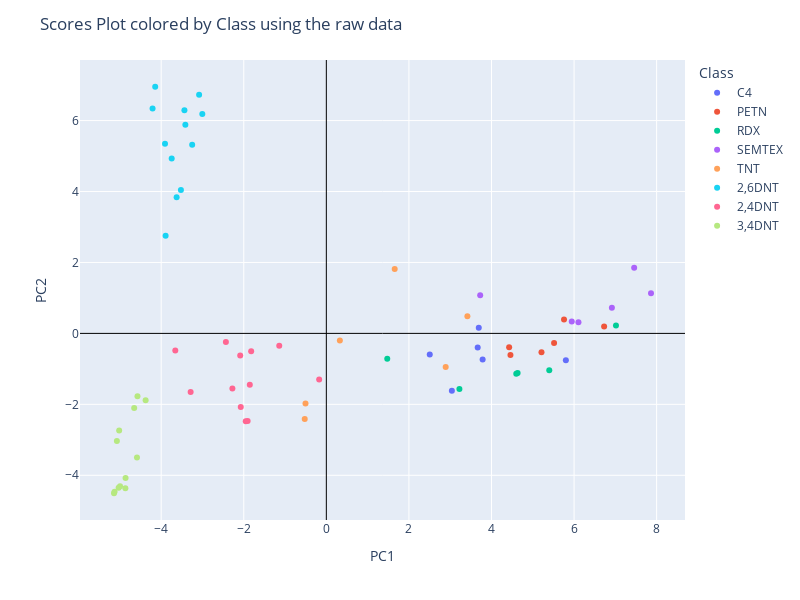

Notebook code cell kept with this figure:
### Code cell
# View the scores plot using plotly library
fig = px.scatter(scores, x="PC1", y="PC2", color="Class", hover_data=['Class'], hover_name=scores.index)
fig.update_xaxes(zeroline=True, zerolinewidth=1, zerolinecolor='Black')
fig.update_yaxes(zeroline=True, zerolinewidth=1, zerolinecolor='Black')
fig.update_layout(
    height=600,
    width=800,
    title_text='Scores Plot colored by Class using the raw data')
fig.show()

### Figure 1 — Plotly figure (JSON) as saved in the notebook; plotly's stock layout.template omitted (floating-point values rounded to 4 significant figures)
{"data": [{"customdata": [["C4"], ["C4"], ["C4"], ["C4"], ["C4"], ["C4"]], "hovertemplate": "<b>%{hovertext}</b><br><br>Class=%{customdata[0]}<br>PC1=%{x}<br>PC2=%{y}<extra></extra>", "hovertext": ["C4_7", "C4_8", "C4_9", "C4_10", "C4_11", "C4_12"], "legendgroup": "C4", "marker": {"color": "#636efa", "symbol": "circle"}, "mode": "markers", "name": "C4", "orientation": "v", "showlegend": true, "type": "scatter", "x": [3.04, 5.801, 3.692, 3.666, 2.505, 3.785], "xaxis": "x", "y": [-1.614, -0.7559, 0.1593, -0.3996, -0.5969, -0.7375], "yaxis": "y"}, {"customdata": [["PETN"], ["PETN"], ["PETN"], ["PETN"], ["PETN"], ["PETN"]], "hovertemplate": "<b>%{hovertext}</b><br><br>Class=%{customdata[0]}<br>PC1=%{x}<br>PC2=%{y}<extra></extra>", "hovertext": ["PETN_10", "PETN_11", "PETN_12", "PETN_13", "PETN_14", "PETN_15"], "legendgroup": "PETN", "marker": {"color": "#EF553B", "symbol": "circle"}, "mode": "markers", "name": "PETN", "orientation": "v", "showlegend": true, "type": "scatter", "x": [4.427, 5.757, 4.459, 6.728, 5.211, 5.516], "xaxis": "x", "y": [-0.3895, 0.3913, -0.6121, 0.196, -0.5338, -0.2691], "yaxis": "y"}, {"customdata": [["RDX"], ["RDX"], ["RDX"], ["RDX"], ["RDX"], ["RDX"]], "hovertemplate": "<b>%{hovertext}</b><br><br>Class=%{customdata[0]}<br>PC1=%{x}<br>PC2=%{y}<extra></extra>", "hovertext": ["RDX_9", "RDX_10", "RDX_11", "RDX_12", "RDX_13", "RDX_14"], "legendgroup": "RDX", "marker": {"color": "#00cc96", "symbol": "circle"}, "mode": "markers", "name": "RDX", "orientation": "v", "showlegend": true, "type": "scatter", "x": [7.015, 1.475, 4.632, 4.6, 3.223, 5.399], "xaxis": "x", "y": [0.2237, -0.7119, -1.119, -1.139, -1.569, -1.041], "yaxis": "y"}, {"customdata": [["SEMTEX"], ["SEMTEX"], ["SEMTEX"], ["SEMTEX"], ["SEMTEX"], ["SEMTEX"]], "hovertemplate": "<b>%{hovertext}</b><br><br>Class=%{customdata[0]}<br>PC1=%{x}<br>PC2=%{y}<extra></extra>", "hovertext": ["SEMTEX_10", "SEMTEX_11", "SEMTEX_12", "SEMTEX_13", "SEMTEX_14", "SEMTEX_15"], "legendgroup": "SEMTEX", "marker": {"color": "#ab63fa", "symbol": "circle"}, "mode": "markers", "name": "SEMTEX", "orientation": "v", "showlegend": true, "type": "scatter", "x": [6.106, 5.944, 6.916, 7.863, 7.456, 3.726], "xaxis": "x", "y": [0.3123, 0.3348, 0.7256, 1.133, 1.848, 1.077], "yaxis": "y"}, {"customdata": [["TNT"], ["TNT"], ["TNT"], ["TNT"], ["TNT"], ["TNT"]], "hovertemplate": "<b>%{hovertext}</b><br><br>Class=%{customdata[0]}<br>PC1=%{x}<br>PC2=%{y}<extra></extra>", "hovertext": ["TNT_8", "TNT_9", "TNT_10", "TNT_11", "TNT_12", "TNT_13"], "legendgroup": "TNT", "marker": {"color": "#FFA15A", "symbol": "circle"}, "mode": "markers", "name": "TNT", "orientation": "v", "showlegend": true, "type": "scatter", "x": [0.3273, 2.891, -0.5238, 3.417, 1.656, -0.5048], "xaxis": "x", "y": [-0.2009, -0.9501, -2.417, 0.4804, 1.813, -1.975], "yaxis": "y"}, {"customdata": [["2,6DNT"], ["2,6DNT"], ["2,6DNT"], ["2,6DNT"], ["2,6DNT"], ["2,6DNT"], ["2,6DNT"], ["2,6DNT"], ["2,6DNT"], ["2,6DNT"], ["2,6DNT"], ["2,6DNT"]], "hovertemplate": "<b>%{hovertext}</b><br><br>Class=%{customdata[0]}<br>PC1=%{x}<br>PC2=%{y}<extra></extra>", "hovertext": ["2,6DNT_1", "2,6DNT_2", "2,6DNT_3", "2,6DNT_4", "2,6DNT_5", "2,6DNT_6", "2,6DNT_7", "2,6DNT_8", "2,6DNT_9", "2,6DNT_10", "2,6DNT_11", "2,6DNT_12"], "legendgroup": "2,6DNT", "marker": {"color": "#19d3f3", "symbol": "circle"}, "mode": "markers", "name": "2,6DNT", "orientation": "v", "showlegend": true, "type": "scatter", "x": [-3.893, -3.415, -3.004, -3.522, -4.145, -3.907, -3.249, -3.626, -3.437, -3.082, -3.746, -4.209], "xaxis": "x", "y": [2.752, 5.881, 6.188, 4.044, 6.954, 5.345, 5.318, 3.839, 6.291, 6.729, 4.929, 6.337], "yaxis": "y"}, {"customdata": [["2,4DNT"], ["2,4DNT"], ["2,4DNT"], ["2,4DNT"], ["2,4DNT"], ["2,4DNT"], ["2,4DNT"], ["2,4DNT"], ["2,4DNT"], ["2,4DNT"], ["2,4DNT"], ["2,4DNT"]], "hovertemplate": "<b>%{hovertext}</b><br><br>Class=%{customdata[0]}<br>PC1=%{x}<br>PC2=%{y}<extra></extra>", "hovertext": ["2,4DNT_1", "2,4DNT_2", "2,4DNT_3", "2,4DNT_4", "2,4DNT_5", "2,4DNT_6", "2,4DNT_7", "2,4DNT_8", "2,4DNT_9", "2,4DNT_10", "2,4DNT_11", "2,4DNT_12"], "legendgroup": "2,4DNT", "marker": {"color": "#FF6692", "symbol": "circle"}, "mode": "markers", "name": "2,4DNT", "orientation": "v", "showlegend": true, "type": "scatter", "x": [-1.854, -2.073, -1.906, -1.821, -1.952, -0.1736, -2.275, -2.086, -1.14, -3.287, -3.658, -2.433], "xaxis": "x", "y": [-1.445, -2.078, -2.471, -0.5058, -2.479, -1.299, -1.55, -0.6258, -0.3501, -1.652, -0.4794, -0.2407], "yaxis": "y"}, {"customdata": [["3,4DNT"], ["3,4DNT"], ["3,4DNT"], ["3,4DNT"], ["3,4DNT"], ["3,4DNT"], ["3,4DNT"], ["3,4DNT"], ["3,4DNT"], ["3,4DNT"], ["3,4DNT"], ["3,4DNT"]], "hovertemplate": "<b>%{hovertext}</b><br><br>Class=%{customdata[0]}<br>PC1=%{x}<br>PC2=%{y}<extra></extra>", "hovertext": ["3,4DNT_1", "3,4DNT_2", "3,4DNT_3", "3,4DNT_4", "3,4DNT_5", "3,4DNT_6", "3,4DNT_7", "3,4DNT_8", "3,4DNT_9", "3,4DNT_10", "3,4DNT_11", "3,4DNT_12"], "legendgroup": "3,4DNT", "marker": {"color": "#B6E880", "symbol": "circle"}, "mode": "markers", "name": "3,4DNT", "orientation": "v", "showlegend": true, "type": "scatter", "x": [-4.377, -5.018, -4.654, -4.574, -5.073, -5.129, -5.143, -4.863, -4.996, -5.031, -4.867, -4.586], "xaxis": "x", "y": [-1.887, -2.736, -2.1, -1.77, -3.035, -4.464, -4.506, -4.076, -4.306, -4.352, -4.364, -3.496], "yaxis": "y"}], "layout": {"height": 600, "legend": {"title": {"text": "Class"}, "tracegroupgap": 0}, "margin": {"t": 60}, "title": {"text": "Scores Plot colored by Class using the raw data"}, "width": 800, "xaxis": {"anchor": "y", "domain": [0, 1], "title": {"text": "PC1"}, "zeroline": true, "zerolinecolor": "Black", "zerolinewidth": 1}, "yaxis": {"anchor": "x", "domain": [0, 1], "title": {"text": "PC2"}, "zeroline": true, "zerolinecolor": "Black", "zerolinewidth": 1}}}
